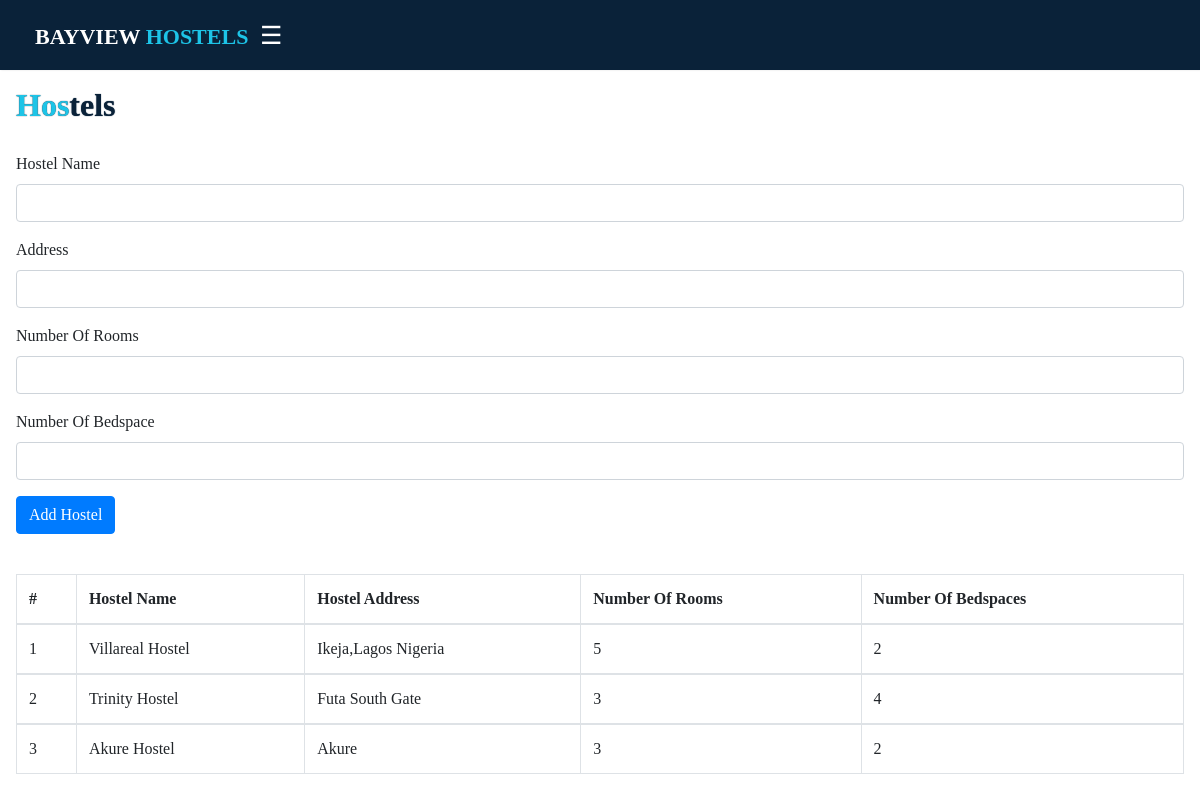
The app's page /hostel.php with its own data.
### tables this page shows
CREATE TABLE `hostel` (
  `id` bigint(20) UNSIGNED NOT NULL,
  `name` varchar(20) DEFAULT NULL,
  `address` varchar(30) NOT NULL,
  `numberofrooms` varchar(10) DEFAULT NULL,
  `numberofbedspace` int(4) DEFAULT NULL,
  `created_at` timestamp NOT NULL DEFAULT current_timestamp() ON UPDATE current_timestamp()
);

### hostel.php (the view, shortened to what this page needs)
<?php
 include('control.php');
?>
<!DOCTYPE html>
<html>
<head>
    <link rel="stylesheet" href="https://cdn.jsdelivr.net/npm/bootstrap@4.3.1/dist/css/bootstrap.min.css">
    <link rel="stylesheet" href="https://cdn.datatables.net/1.13.2/css/jquery.dataTables.min.css">
    <link rel="stylesheet" href="./CSS/cleaner2.css">
</head>
<body>
<?php include('nav.php'); ?>
<div id="main">
  <div id = "page_head"><h2>Hos<span id="head">tels</span></h2></div>
    <section>
      <form action="" method="POST">
        <label for="hostelname">Hostel Name</label>
        <div class="form-group">
          <input type="text" name="hostelname" id="hostelname" class="form-control">
        </div>
        <label for="address">Address</label>
        <div class="form-group">
          <input type="text" name="address" id="address" class="form-control">
        </div>
        <label for="numberofrooms">Number Of Rooms</label>
        <div class="form-group">
          <input type="text" name="numberofrooms" id="numberofrooms" class="form-control">
        </div>
        <label for="numberofrooms">Number Of Bedspace</label>
        <div class="form-group">
          <input type="text" name="bedspace" id="bedspace" class="form-control">
        </div>
        <div class="form-group">
          <button type="submit" name="" class="btn btn-primary" onclick="addHostel()">Add Hostel</button>
        </div>
      </form>
    </section>
    <sectiom class="container">
      <table id="stud_tab"class="table table-bordered toggle-circle mb-0" data-page-size="7">
        <thead>
          <th>#</th>
          <th>Hostel Name</th>
          <th>Hostel Address</th>
          <th>Number Of Rooms</th>
          <th>Number Of Bedspaces</th>
        </thead>
        <?php
        $i=1;
        $sql=$db->query("SELECT * FROM hostel");
        while($rows=mysqli_fetch_assoc($sql)){?>
        <tbody>
        <tr>
        <td><?=$i++?></td>
        <td><?=$rows['name']?></td>
        <td><?=$rows['address']?></td>
        <td><?=$rows['numberofrooms']?></td>
        <td><?=$rows['numberofbedspace']?></td>
        </tr>
        </tbody>
        <?php }?>
      </table>
    </sectiom>
</div>
</body>
</html>

### nav.php (shortened to what this page needs)
<div>
	<div class="top_navbar">
		<div class="menu">
			<h3>Bayview <span>Hostels</span>
				<button class="hamburger" onclick="openNav()">☰ </button>
			</h3>
		</div>
	</div>

### CSS/cleaner2.css (style rules this page uses)
body { font-family:Georgia, 'Times New Roman', Times, serif; }
.top_navbar { position: fixed; top: 0; left: 0; width: 100%; padding-bottom : 10px; background: #0A2239; box-shadow: 1px 0 2px rgba(0,0,0,0.125); display: flex; justify-content: space-between; align-items: center; }
.top_navbar .menu { width: calc(100% - 250px); padding: 0 25px; display: flex; justify-content: space-between; align-items: center; }
.top_navbar .hamburger { font-size: 25px; cursor: pointer; color: white; background-color: transparent; border: none; }
.menu h3 { padding-left:10px ; color: #fff; margin-top: 20px; text-transform: uppercase; font-size: 22px; font-weight: 900; font-family:Georgia, 'Times New Roman', Times, serif; }
.menu span { color: #1DC4E7; }
#main { margin-top: 70px; transition: margin-left .5s; padding: 16px; }
h2 { font-size: 2rem; font-family:Georgia, 'Times New Roman', Times, serif; padding-bottom: 20px; font-weight: bold; color: #1DC4E7; text-shadow:0px 0px 1px #0A2239; }
#head { color: #0A2239; }

### records on screen
hostel: name "Villareal Hostel", address "Ikeja,Lagos Nigeria", numberofrooms "5", numberofbedspace "2"
hostel: name "Trinity Hostel", address "Futa South Gate", numberofrooms "3", numberofbedspace "4"
hostel: name "Akure Hostel", address "Akure", numberofrooms "3", numberofbedspace "2"
